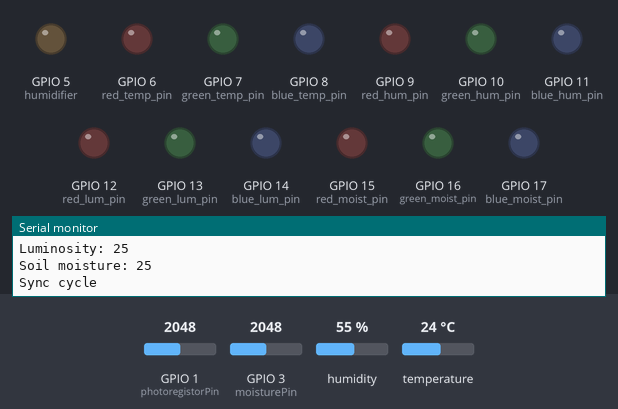
Bench run of a sketch on a simulated ESP32-S3. Shown: output pins drawn as LEDs (lit = HIGH), the last lines printed to the serial monitor. Inputs (shaded band) come from the test bench; at power-on: humidity 55 %, GPIO 1 (photoregistorPin) = 2048, GPIO 3 (moisturePin) = 2048, temperature 24 °C. WiFi joins after 1.5 s; servers stay silent unless stated; the Firebase database answers and starts empty.

Above: at 4.3 s.
4.4 s: humidity set to 26 %
15.9 s: humidity set to 23 %
At 21.5 s:
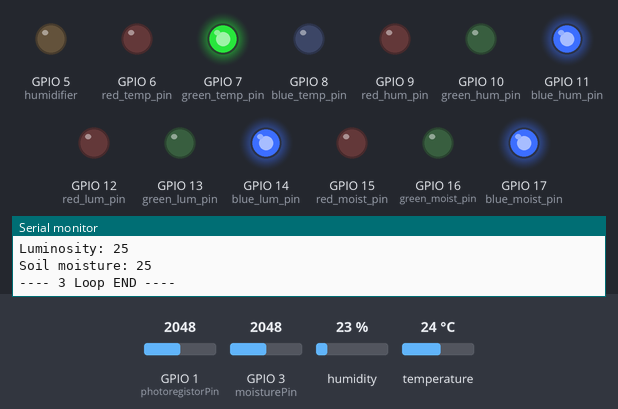
22.0 s: GPIO 1 (photoregistorPin) set to 2170
At 31.1 s:
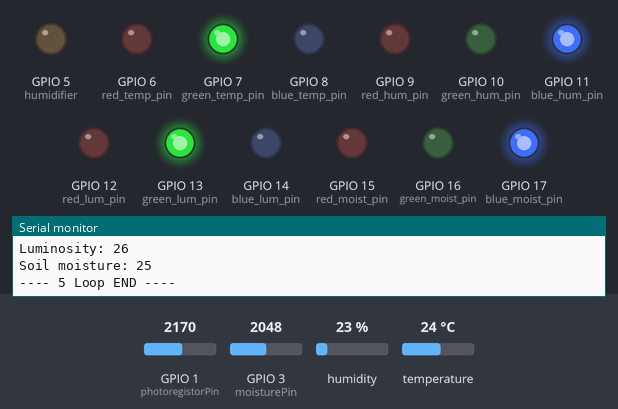
32.0 s: GPIO 3 (moisturePin) set to 2157
At 35.9 s:
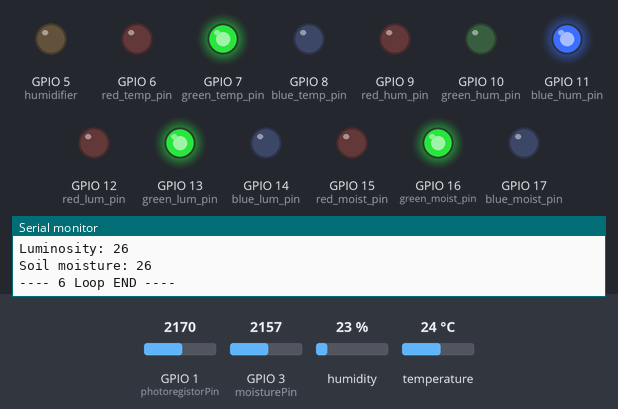
37.0 s: temperature set to 41 °C
At 46.6 s:
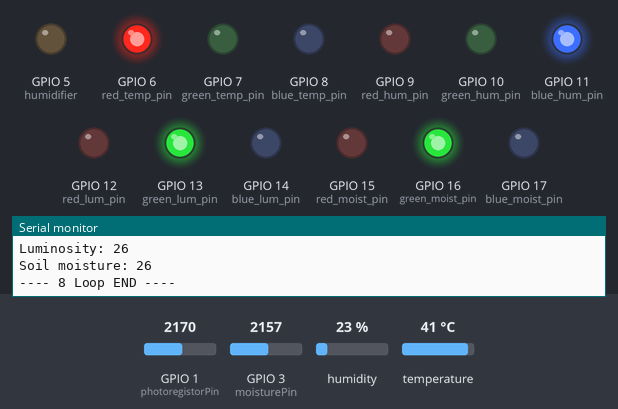
47.1 s: GPIO 3 (moisturePin) set to 1228
At 51.4 s:
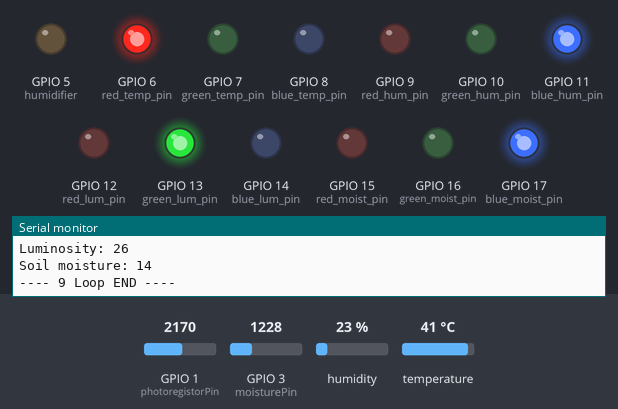
Timing chart, 0 to 52.9 s (numbered marks = the images above; inputs shaded):
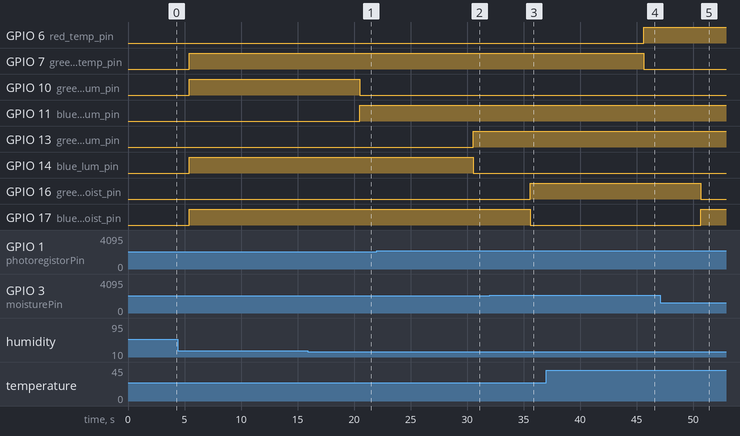

The sketch:

BMon.ino
```cpp
#include <WiFi.h>
#include <FirebaseESP32.h>
#include "DHT.h"

#include "addons/TokenHelper.h" // token generation process info.
#include "addons/RTDBHelper.h"  // RTDB payload printing info and other helper functions.

#define DHTTYPE DHT11               // DHT type

#define DEVICE_UID "BMon-Prototype" // Device ID
#define WIFI_SSID "MEO-F6B5F0"      // WiFi name
#define WIFI_PASSWORD "ec3e9334e7"  // WiFi password

// Firebase Project Web API Key and real time database url
#define API_KEY "AIzaSyDSzSbd3ZL81VDbo54UH7pDWqHAaN1AXM0";
#define DATABASE_URL "https://bmon-c19ea-default-rtdb.europe-west1.firebasedatabase.app/";

String bonsai_id = "Japanese Maple";  // Device Location config
FirebaseData fbdo;                          // Firebase Realtime Database Object
FirebaseAuth auth;                          // Firebase Authentication Object
FirebaseConfig config;                      // Firebase configuration Object
String database_path = "";                  // Firebase database path
String fuid = "";                           // Firebase Unique Identifier
bool is_authenticated = false;              // Store device authentication status

// actuator pins
const int humidifier      = 5;
const int red_temp_pin    = 6;
const int green_temp_pin  = 7;
const int blue_temp_pin   = 8;
const int red_hum_pin     = 9;
const int green_hum_pin   = 10;
const int blue_hum_pin    = 11;
const int red_lum_pin     = 12;
const int green_lum_pin   = 13;
const int blue_lum_pin    = 14;
const int red_moist_pin   = 15;
const int green_moist_pin = 16;
const int blue_moist_pin  = 17;

// sensor pins
const int photoregistorPin  = 1;
const int dht11Pin          = 2;
const int moisturePin       = 3;

DHT dht(dht11Pin, DHTTYPE); // DHT11

// Debug log
#if defined(ARDUINO_ARCH_AVR)
		#define debug  Serial
#elif defined(ARDUINO_ARCH_SAMD) || defined(ARDUINO_ARCH_SAM)
		#define debug  SerialUSB
#else
		#define debug  Serial
#endif

// defaults
float temp_low  = 10;
float temp_high = 35;
float hum_low   = 25;
float hum_high  = 75;
int lum_low     = 25;
int lum_high    = 75;
int moist_low   = 25;
int moist_high  = 75;
bool humidifier_on = false;

float temp_val  =  0;
float hum_val   = 0;
float lum_val   = 0;
float moist_val = 0;

FirebaseJson hum_json;
FirebaseJson temp_json;
FirebaseJson lum_json;
FirebaseJson moist_json;


int cycle_delay = 5000; // cycle frequency (milliseconds)
int sync_interval = 12; // sync freqency in cycles
int cycle_counter = 0;  // cycle counter

void setup() {
	debug.begin(115200);
	setup_wifi();
	setup_firebase();
  setup_sensors();
  setup_actuators();
  upload_defaults();
}


void loop() {
	debug.print("--- ");
	debug.print(cycle_counter);
	debug.println(" Loop START ---");

	// read sensor data
  update_sensor_readings();

	// sync with database if in a sync cycle
	if(cycle_counter == 0 || cycle_counter % sync_interval == 0){
    debug.println("Sync cycle");
    update_config();
    temp_json.set("value", temp_val);
    hum_json.set("value", hum_val);
    lum_json.set("value", lum_val);
    moist_json.set("value", moist_val);
    upload_data();
    // log_averages();
	}

  // update leds' state
  update_actuators();

	debug.print("---- ");
	debug.print(cycle_counter);
	debug.println(" Loop END ----");
	cycle_counter++;
	delay(cycle_delay); // wait before next cycle
}


// --- Update ---
void update_config(){
  const String cycle_delay_node = database_path + "/config/cycle_delay";
  const String sync_interval_node = database_path + "/config/sync_interval";
  const String humidifier_on_node = database_path + "/config/humidifier_on";
  const String hum_high_node = database_path + "/config/hum_high";
  const String hum_low_node = database_path + "/config/hum_low";
  const String lum_high_node = database_path + "/config/lum_high";
  const String lum_low_node = database_path + "/config/lum_low";
  const String moist_high_node = database_path + "/config/moist_high";
  const String moist_low_node = database_path + "/config/moist_low";
  const String temp_high_node = database_path + "/config/temp_high";
  const String temp_low_node = database_path + "/config/temp_low";

  Firebase.getInt(fbdo, cycle_delay_node.c_str(), cycle_delay);
  Firebase.getInt(fbdo, sync_interval_node.c_str(), sync_interval);
  Firebase.getBool(fbdo, humidifier_on_node.c_str(), humidifier_on);
  Firebase.getFloat(fbdo, hum_high_node.c_str(), hum_high);
  Firebase.getFloat(fbdo, hum_low_node.c_str(), hum_low);
  Firebase.getInt(fbdo, lum_high_node.c_str(), lum_high);
  Firebase.getInt(fbdo, lum_low_node.c_str(), lum_low);
  Firebase.getInt(fbdo, moist_high_node.c_str(), moist_high);
  Firebase.getInt(fbdo, moist_low_node.c_str(), moist_low);
  Firebase.getFloat(fbdo, temp_high_node.c_str(), temp_high);
  Firebase.getFloat(fbdo, temp_low_node.c_str(), temp_low);

}

void update_sensor_readings(){

  // DHT11
  float temp_reading = dht.readTemperature();
  float hum_reading  = dht.readHumidity();

  // Photoregistor
  int lum_reading = analogRead(photoregistorPin);
  lum_reading = map(lum_reading, 0, 8191, 0, 100);
  lum_reading = constrain(lum_reading, 0, 100);

  // Groove Moisture Sensor
  int moist_reading = analogRead(moisturePin);
  moist_reading = map(moist_reading, 0, 8191, 0, 100);
  moist_reading = constrain(moist_reading, 0, 100);


  // update values (weighted average)
  if ( !isnan(temp_reading) && !isnan(hum_reading)) {
    temp_val = (temp_val + temp_reading) / 2;
    hum_val = (hum_val + hum_reading) / 2;
    debug.print("Temperature: ");
    debug.print(temp_reading);
    debug.println(" *C");
    debug.print("Humidity: ");
    debug.println(hum_reading);
  } else {
    debug.println("Failed to get temprature and humidity value.");
  }

  lum_val= (lum_val + lum_reading) / 2;
  debug.print("Luminosity: ");
  debug.println(lum_reading);

  moist_val = (moist_val + moist_reading) / 2;
  debug.print("Soil moisture: ");
  debug.println(moist_reading);
}

void update_actuators(){

  clear_temp_led();
  if (temp_val < temp_low) {
    digitalWrite(blue_temp_pin, HIGH);
  } else if (temp_val < temp_high) {
    digitalWrite(green_temp_pin, HIGH);
  } else{
    digitalWrite(red_temp_pin, HIGH);
  }

  digitalWrite(humidifier, LOW);
  clear_hum_led();
  if (hum_val < hum_low) {
    digitalWrite(blue_hum_pin, HIGH);
    if(humidifier_on == 1){
      digitalWrite(humidifier, HIGH);
    }
  } else if (hum_val < hum_high) {
    digitalWrite(green_hum_pin, HIGH);
  } else{
    digitalWrite(red_hum_pin, HIGH);
  }

  clear_lum_led();
  if (lum_val < lum_low) {
    digitalWrite(blue_lum_pin, HIGH);
  } else if (lum_val < lum_high) {
    digitalWrite(green_lum_pin, HIGH);
  } else{
    digitalWrite(red_lum_pin, HIGH);
  }

  clear_moist_led();
  if (moist_val < moist_low) {
    digitalWrite(blue_moist_pin, HIGH);
  } else if (moist_val < moist_high) {
    digitalWrite(green_moist_pin, HIGH);
  } else{
    digitalWrite(red_moist_pin, HIGH);
  }

}


// --- Upload ---

void upload_defaults(){
  const String cycle_delay_node = database_path + "/config/cycle_delay";
  const String sync_interval_node = database_path + "/config/sync_interval";
  const String humidifier_on_node = database_path + "/config/humidifier_on";
  const String hum_high_node = database_path + "/config/hum_high";
  const String hum_low_node = database_path + "/config/hum_low";
  const String lum_high_node = database_path + "/config/lum_high";
  const String lum_low_node = database_path + "/config/lum_low";
  const String moist_high_node = database_path + "/config/moist_high";
  const String moist_low_node = database_path + "/config/moist_low";
  const String temp_high_node = database_path + "/config/temp_high";
  const String temp_low_node = database_path + "/config/temp_low";

  Firebase.setInt(fbdo, cycle_delay_node.c_str(), cycle_delay);
  Firebase.setInt(fbdo, sync_interval_node.c_str(), sync_interval);
  Firebase.setBool(fbdo, humidifier_on_node.c_str(), humidifier_on);
  Firebase.setFloat(fbdo, hum_high_node.c_str(), hum_high);
  Firebase.setFloat(fbdo, hum_low_node.c_str(), hum_low);
  Firebase.setInt(fbdo, lum_high_node.c_str(), lum_high);
  Firebase.setInt(fbdo, lum_low_node.c_str(), lum_low);
  Firebase.setInt(fbdo, moist_high_node.c_str(), moist_high);
  Firebase.setInt(fbdo, moist_low_node.c_str(), moist_low);
  Firebase.setFloat(fbdo, temp_high_node.c_str(), temp_high);
  Firebase.setFloat(fbdo, temp_low_node.c_str(), temp_low);
}

void upload_data(){
  String temp_node = database_path + "/temperature";
  String hum_node = database_path + "/humidity";
  String lum_node = database_path + "/luminosity";
  String moist_node = database_path + "/soil_moisture";

  if(!Firebase.setJSON(fbdo, temp_node.c_str(), temp_json)){
    debug.println("Failed to upload temperature json");
    debug.println("Reason :" + fbdo.errorReason());
  }
  if(!Firebase.setJSON(fbdo, hum_node.c_str(), hum_json)){
    debug.println("Failed to upload humidity json");
    debug.println("Reason :" + fbdo.errorReason());
  }
  if(!Firebase.setJSON(fbdo, lum_node.c_str(), lum_json)){
    debug.println("Failed to upload luminosity json");
    debug.println("Reason :" + fbdo.errorReason());
  }
  if(!Firebase.setJSON(fbdo, moist_node.c_str(), moist_json)){
    debug.println("Failed to upload soil moisture json");
    debug.println("Reason :" + fbdo.errorReason());
  }
}

// --- Init ---

void setup_sensors(){
  dht.begin();
  temp_json.add("deviceuid", DEVICE_UID);
  temp_json.add("name", "DHT11-Temp");
  temp_json.add("type", "Temperature");
  temp_json.add("value", temp_val);

  hum_json.add("deviceuid", DEVICE_UID);
  hum_json.add("name", "DHT11-Hum");
  hum_json.add("type", "Humidity");
  hum_json.add("value", hum_val);

  lum_json.add("deviceuid", DEVICE_UID);
  lum_json.add("name", "Photoregistor");
  lum_json.add("type", "Luminosity");
  lum_json.add("value", lum_val);

  moist_json.add("deviceuid", DEVICE_UID);
  moist_json.add("name", "Groove Moisture Sensor");
  moist_json.add("type", "Soil moisture");
  moist_json.add("value", moist_val);
}

void setup_actuators(){
  pinMode(red_temp_pin, OUTPUT);
  pinMode(green_temp_pin, OUTPUT);
  pinMode(blue_temp_pin, OUTPUT);
  pinMode(red_hum_pin, OUTPUT);
  pinMode(green_hum_pin, OUTPUT);
  pinMode(blue_hum_pin, OUTPUT);
  pinMode(red_lum_pin, OUTPUT);
  pinMode(green_lum_pin, OUTPUT);
  pinMode(blue_lum_pin, OUTPUT);
  pinMode(red_moist_pin, OUTPUT);
  pinMode(green_moist_pin, OUTPUT);
  pinMode(blue_moist_pin, OUTPUT);

  pinMode(humidifier, OUTPUT);
}

void setup_wifi() {
  WiFi.begin(WIFI_SSID, WIFI_PASSWORD);
  Serial.print("Connecting to Wi-Fi");
  while (WiFi.status() != WL_CONNECTED){
    Serial.print(".");
    delay(300);
  }
  Serial.println();
  Serial.print("Connected with IP: ");
  Serial.println(WiFi.localIP());
  Serial.println();
}

void setup_firebase() {

	config.api_key = API_KEY; 			    // configure firebase API Key
	config.database_url = DATABASE_URL; // configure firebase realtime database url
	Firebase.reconnectWiFi(true); 		  // Enable WiFi reconnection

	Serial.println("------------------------------------");
	Serial.println("Sign up new user...");

	// Sign in to firebase anonymously
  if (Firebase.signUp(&config, &auth, "", "")){
	  Serial.println("Success");
   	is_authenticated = true;
 		database_path = "/" + bonsai_id;
	 	fuid = auth.token.uid.c_str();
	} else {
 		Serial.printf("Failed, %s\n", config.signer.signupError.message.c_str());
		is_authenticated = false;
	}

	config.token_status_callback = tokenStatusCallback;
	Firebase.begin(&config, &auth);
}


// --- Auxiliar ---

void clear_hum_led(){
  digitalWrite(red_hum_pin, LOW);
  digitalWrite(green_hum_pin, LOW);
  digitalWrite(blue_hum_pin, LOW);
}

void clear_temp_led(){
  digitalWrite(red_temp_pin, LOW);
  digitalWrite(green_temp_pin, LOW);
  digitalWrite(blue_temp_pin, LOW);
}

void clear_lum_led(){
  digitalWrite(red_lum_pin, LOW);
  digitalWrite(green_lum_pin, LOW);
  digitalWrite(blue_lum_pin, LOW);
}

void clear_moist_led(){
  digitalWrite(red_moist_pin, LOW);
  digitalWrite(green_moist_pin, LOW);
  digitalWrite(blue_moist_pin, LOW);
}

void log_averages(){
  String json_str;
  temp_json.toString(json_str, true);
  debug.println(json_str);
  hum_json.toString(json_str, true);
  debug.println(json_str);
  lum_json.toString(json_str, true);
  debug.println(json_str);
  moist_json.toString(json_str, true);
  debug.println(json_str);
}
```

Measured:
- the behaviour switches between 25 and 24 % on humidity (found by bisection; images 0 and 1)
- the behaviour switches between 2129 and 2130 on GPIO 1 (photoregistorPin) (found by bisection; images 1 and 2)
- the behaviour switches between 2129 and 2130 on GPIO 3 (moisturePin) (found by bisection; images 2 and 3)
- after the input at 15.9 s, GPIO 10 (green_hum_pin): HIGH → LOW after 4.6 s; GPIO 11 (blue_hum_pin): LOW → HIGH after 4.6 s
- after the input at 22.0 s, GPIO 13 (green_lum_pin): LOW → HIGH after 8.6 s; GPIO 14 (blue_lum_pin): HIGH → LOW after 8.6 s
- after the input at 32.0 s, GPIO 16 (green_moist_pin): LOW → HIGH after 3.6 s; GPIO 17 (blue_moist_pin): HIGH → LOW after 3.6 s
- after the input at 37.0 s, GPIO 6 (red_temp_pin): LOW → HIGH after 8.6 s; GPIO 7 (green_temp_pin): HIGH → LOW after 8.6 s
- after the input at 47.1 s, GPIO 16 (green_moist_pin): HIGH → LOW after 3.6 s; GPIO 17 (blue_moist_pin): LOW → HIGH after 3.6 s
